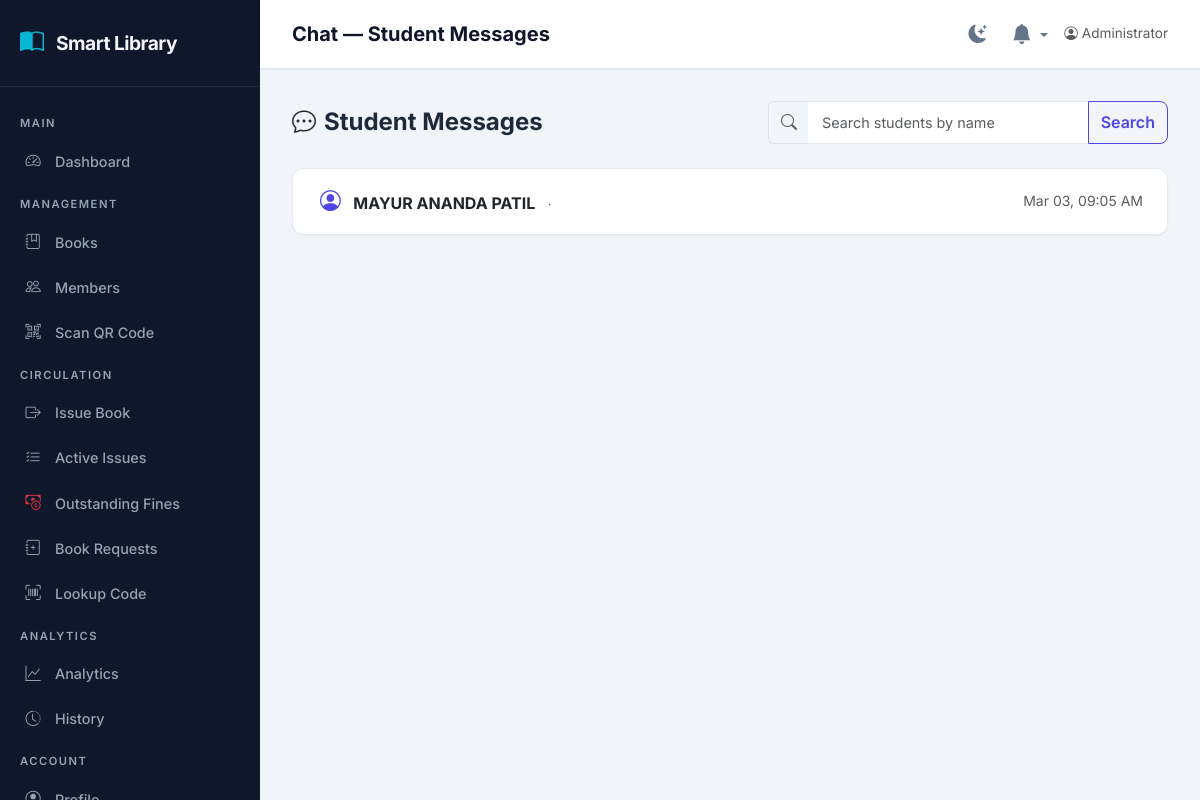
Page /admin/chat (signed in) on the committed database.
### app/models.py (models this page shows, shortened)
class User(UserMixin, db.Model):
    __tablename__ = 'users'
    id = db.Column(db.Integer, primary_key=True)
    name = db.Column(db.String(120), nullable=False)
    email = db.Column(db.String(120), unique=True, nullable=False, index=True)
    password_hash = db.Column(db.String(256), nullable=False)
    role = db.Column(db.String(20), nullable=False, default='user', index=True)
    status = db.Column(db.String(20), nullable=False, default='active', index=True)
    created_at = db.Column(db.DateTime, nullable=False, default=datetime.utcnow)
    last_active_at = db.Column(db.DateTime, nullable=True)
    roll_number = db.Column(db.String(50), nullable=True, index=True)
    phone = db.Column(db.String(20), nullable=True)
    division = db.Column(db.String(20), nullable=True)
    department = db.Column(db.String(100), nullable=True)
    semester = db.Column(db.Integer, nullable=True)
    issued_books = db.relationship('IssuedBook', backref='user', lazy='dynamic')
    saved_books = db.relationship('SavedBook', backref='user', lazy='dynamic', cascade='all, delete-orphan')
    reviews = db.relationship('Review', backref='user', lazy='dynamic', cascade='all, delete-orphan')
    book_requests = db.relationship('BookRequest', backref='requester', lazy='dynamic', cascade='all, delete-orphan')
    @property
    def is_admin(self):
        return self.role and self.role.strip().lower() == 'admin'

### app/routes/admin.py (the view)
@admin_bp.route('/chat')
@admin_required
def chat_inbox():
    from flask_login import current_user
    from sqlalchemy import func, case, or_, and_
    search_query = request.args.get('q', '').strip()
    query = db.session.query(
        User,
        func.max(Message.created_at).label('last_msg_time'),
        func.sum(case(
            (and_(Message.receiver_id == current_user.id, Message.is_read == False), 1),
            else_=0
        )).label('unread_count')
    ).join(
        Message, or_(Message.sender_id == User.id, Message.receiver_id == User.id)
    ).filter(
        User.role == 'user',
        or_(Message.sender_id == current_user.id, Message.receiver_id == current_user.id)
    )
    if search_query:
        query = query.filter(User.name.ilike(f"%{search_query}%"))
    students = query.group_by(User.id).order_by(func.max(Message.created_at).desc()).all()
    return render_template('admin/chat_inbox.html', students=students, search_query=search_query)

### app/models.py (called while the page is built)
@login_manager.user_loader
def load_user(user_id):
    return User.query.get(int(user_id))

### app/routes/admin.py (called while the page is built)
@admin_bp.before_request
@login_required
def before_request():
    from datetime import datetime
    if current_user.is_authenticated:
        current_user.last_active_at = datetime.utcnow()
        db.session.commit()

### app/templates/admin/chat_inbox.html (shortened to what this page needs)
{% extends "admin/layout.html" %}
{% block page_title %}Chat — Student Messages{% endblock %}
{% block content %}
<div class="d-flex justify-content-between align-items-center mb-4 flex-wrap gap-3">
    <h1 class="h4 fw-700 mb-0"><i class="bi bi-chat-dots me-2"></i>Student Messages</h1>
    <form class="d-flex flex-grow-1" style="max-width: 400px;" method="GET" action="{{ url_for('admin.chat_inbox') }}">
        <div class="input-group">
            <span class="input-group-text bg-transparent border-end-0">
                <i class="bi bi-search text-muted"></i>
            </span>
            <input type="text" class="form-control border-start-0" name="q" placeholder="Search students by name"
                value="{{ search_query }}">
            <button class="btn btn-outline-primary" type="submit">Search</button>
        </div>
    </form>
</div>
{% if students %}
<div class="card-olms">
    <div class="card-body p-0">
        <div class="list-group list-group-flush">
            {% for student, last_msg_time, unread_count in students %}
            <a href="{{ url_for('admin.chat_with_student', student_id=student.id) }}"
                class="list-group-item list-group-item-action d-flex justify-content-between align-items-center py-3 px-4"
                style="border-left:3px solid {{ 'var(--primary)' if unread_count|int > 0 else 'transparent' }};">
                <div>
                    <i class="bi bi-person-circle me-2" style="font-size:1.3rem; color:var(--primary);"></i>
                    <strong>{{ student.name }}</strong>
                    <span class="text-muted ms-2" style="font-size:.8rem;">
                        {{ student.roll_number or '' }} · {{ student.department or '' }}
                    </span>
                </div>
                <div class="d-flex align-items-center gap-2">
                    <small class="text-muted">{{ last_msg_time.strftime('%b %d, %I:%M %p') if last_msg_time else ''
                        }}</small>
                </div>
            </a>
            {% endfor %}
        </div>
    </div>
</div>
{% endif %}
{% endblock %}

### app/templates/admin/layout.html (shortened to what this page needs)
{% extends "base.html" %}
{% block body %}
<div class="admin-wrapper">
    <aside class="sidebar" id="sidebar">
        <div class="sidebar-brand">
            <i class="bi bi-book-half"></i>
            <span>Smart Library</span>
        </div>
        <ul class="sidebar-nav">
            <li class="nav-section">Main</li>
            <li class="nav-item">
                <a href="{{ url_for('admin.dashboard') }}"><i class="bi bi-speedometer2"></i> Dashboard</a>
            </li>
            <li class="nav-section">Management</li>
            <li class="nav-item">
                <a href="{{ url_for('admin.books') }}"><i class="bi bi-journal-bookmark"></i> Books</a>
            </li>
            <li class="nav-item">
                <a href="{{ url_for('admin.users') }}"><i class="bi bi-people"></i> Members</a>
            </li>
            <li class="nav-item">
                <a href="{{ url_for('admin.scan_book') }}"><i class="bi bi-qr-code-scan"></i> Scan QR Code</a>
            </li>
            <li class="nav-section">Circulation</li>
            <li class="nav-item">
                <a href="{{ url_for('admin.issue_book') }}"><i class="bi bi-box-arrow-right"></i> Issue Book</a>
            </li>
            <li class="nav-item">
                <a href="{{ url_for('admin.issued_books') }}"><i class="bi bi-list-check"></i> Active Issues</a>
            </li>
            <li class="nav-item">
                <a class="nav-link {{ 'active' if request.endpoint == 'admin.fines' else '' }}"
                    href="{{ url_for('admin.fines') }}"><i class="bi bi-cash-coin text-danger"></i> Outstanding
                    Fines</a>
            </li>
            <li class="nav-item">
                <a class="nav-link {{ 'active' if request.endpoint == 'admin.book_requests' else '' }}"
                    href="{{ url_for('admin.book_requests') }}"><i class="bi bi-journal-plus"></i> Book Requests</a>
            </li>
            <li class="nav-item">
                <a class="nav-link {{ 'active' if request.endpoint == 'admin.lookup_code' else '' }}"
                    href="{{ url_for('admin.lookup_code') }}"><i class="bi bi-upc-scan"></i> Lookup Code</a>
            </li>
            <li class="nav-section">Analytics</li>
            <li class="nav-item">
                <a href="{{ url_for('admin.reports') }}"><i class="bi bi-graph-up"></i> Analytics</a>
            </li>
            <li class="nav-item">
                <a href="{{ url_for('admin.history') }}"><i class="bi bi-clock-history"></i> History</a>
            </li>
            <li class="nav-section">Account</li>
            <li class="nav-item">
                <a href="{{ url_for('admin.admin_profile') }}"><i class="bi bi-person-circle"></i> Profile</a>
            </li>
        </ul>
    </aside>
    <div class="admin-content">
        <header class="admin-topbar">
            <h1 class="page-title">{% block page_title %}Dashboard{% endblock %}</h1>
            <div class="d-flex align-items-center gap-3">
                <button class="theme-toggle-btn theme-toggle-click" title="Toggle theme">
                    <i class="bi bi-moon-stars-fill theme-toggle-icon"></i>
                </button>
                <div class="dropdown">
                    <a href="#" class="position-relative text-decoration-none dropdown-toggle" role="button"
                        data-bs-toggle="dropdown" aria-expanded="false" style="color: var(--text-secondary);"
                        id="notifDropdown">
                        <i class="bi bi-bell-fill" style="font-size: 1.25rem;"></i>
                    </a>
                </div>
                <span class="text-muted" style="font-size:.85rem;">
                    <i class="bi bi-person-circle me-1"></i>{{ current_user.name }}
                </span>
            </div>
        </header>
        <main class="admin-main">
            {% block content %}{% endblock %}
        </main>
    </div>
</div>
{% endblock %}

### app/static/css/style.css (style rules this page uses)
:root { --primary: #4f46e5; --primary-hover: #4338ca; --primary-light: #eef2ff; --secondary: #0f172a; --accent: #06b6d4; --accent-hover: #0891b2; --success: #10b981; --warning: #f59e0b; --danger: #ef4444; --bg-body: #f1f5f9; --bg-card: #ffffff; --bg-sidebar: #1e293b; --text-primary: #1e293b; --text-secondary: #64748b; --text-light: #94a3b8; --border-color: #e2e8f0; --shadow-sm: 0 1px 2px rgba(0, 0, 0, 0.05); --shadow-md: 0 4px 6px -1px rgba(0, 0, 0, 0.1); --shadow-lg: 0 10px 15px -3px rgba(0, 0, 0, 0.1); --radius: 0.75rem; --radius-sm: 0.5rem; --transition: all 0.2s ease; --sidebar-width: 260px; --font-family: 'Inter', -apple-system, BlinkMacSystemFont, 'Segoe UI', Roboto, sans-serif; }
* { box-sizing: border-box; }
body { font-family: var(--font-family); background: var(--bg-body); color: var(--text-primary); line-height: 1.6; min-height: 100vh; }
a { color: var(--primary); text-decoration: none; transition: var(--transition); }
.admin-wrapper { display: flex; min-height: 100vh; }
.sidebar { width: var(--sidebar-width); background: linear-gradient(180deg, var(--secondary) 0%, #0f172a 100%); color: #cbd5e1; position: fixed; top: 0; left: 0; bottom: 0; z-index: 1000; overflow-y: auto; transition: var(--transition); }
.sidebar-brand { padding: 1.5rem 1.25rem; border-bottom: 1px solid rgba(255, 255, 255, 0.08); display: flex; align-items: center; gap: 0.75rem; }
.sidebar-brand i { font-size: 1.5rem; color: var(--accent); }
.sidebar-brand span { font-weight: 700; font-size: 1.2rem; color: #f1f5f9; letter-spacing: -0.5px; }
.sidebar-nav { padding: 1rem 0; list-style: none; margin: 0; }
.sidebar-nav .nav-section { padding: 0.75rem 1.25rem 0.35rem; font-size: 0.7rem; text-transform: uppercase; letter-spacing: 1.5px; color: var(--text-light); font-weight: 600; }
.sidebar-nav .nav-item a { display: flex; align-items: center; gap: 0.75rem; padding: 0.65rem 1.25rem; color: #94a3b8; font-weight: 500; font-size: 0.9rem; border-left: 3px solid transparent; transition: var(--transition); }
.sidebar-nav .nav-item a i { width: 20px; text-align: center; font-size: 0.95rem; }
.admin-content { margin-left: var(--sidebar-width); flex: 1; min-height: 100vh; display: flex; flex-direction: column; }
.admin-topbar { background: var(--bg-card); padding: 1rem 2rem; border-bottom: 1px solid var(--border-color); display: flex; justify-content: space-between; align-items: center; box-shadow: var(--shadow-sm); }
.admin-topbar .page-title { font-weight: 700; font-size: 1.25rem; color: var(--secondary); margin: 0; }
.admin-main { padding: 2rem; flex: 1; }
.card-olms { background: var(--bg-card); border-radius: var(--radius); border: 1px solid var(--border-color); box-shadow: var(--shadow-sm); transition: var(--transition); overflow: hidden; }
.card-olms .card-body { padding: 1.5rem; }
.btn-outline-primary { border-color: var(--primary) !important; color: var(--primary) !important; border-radius: var(--radius-sm); font-weight: 600; }
.form-control, .form-select { border-radius: var(--radius-sm); border: 1.5px solid var(--border-color); padding: 0.6rem 0.875rem; font-size: 0.9rem; transition: var(--transition); }
.fw-700 { font-weight: 700; }
.theme-toggle-btn { background: none; border: none; cursor: pointer; color: var(--text-secondary); padding: 0.4rem; border-radius: 50%; width: 36px; height: 36px; display: inline-flex; align-items: center; justify-content: center; transition: all 0.3s ease; position: relative; }
.theme-toggle-btn i { font-size: 1.15rem; transition: transform 0.4s cubic-bezier(0.34, 1.56, 0.64, 1); }

### rows in the picture
User: name "Administrator"
User: name "MAYUR ANANDA PATIL", last_msg_time "Mar 03, 09:05 AM"
